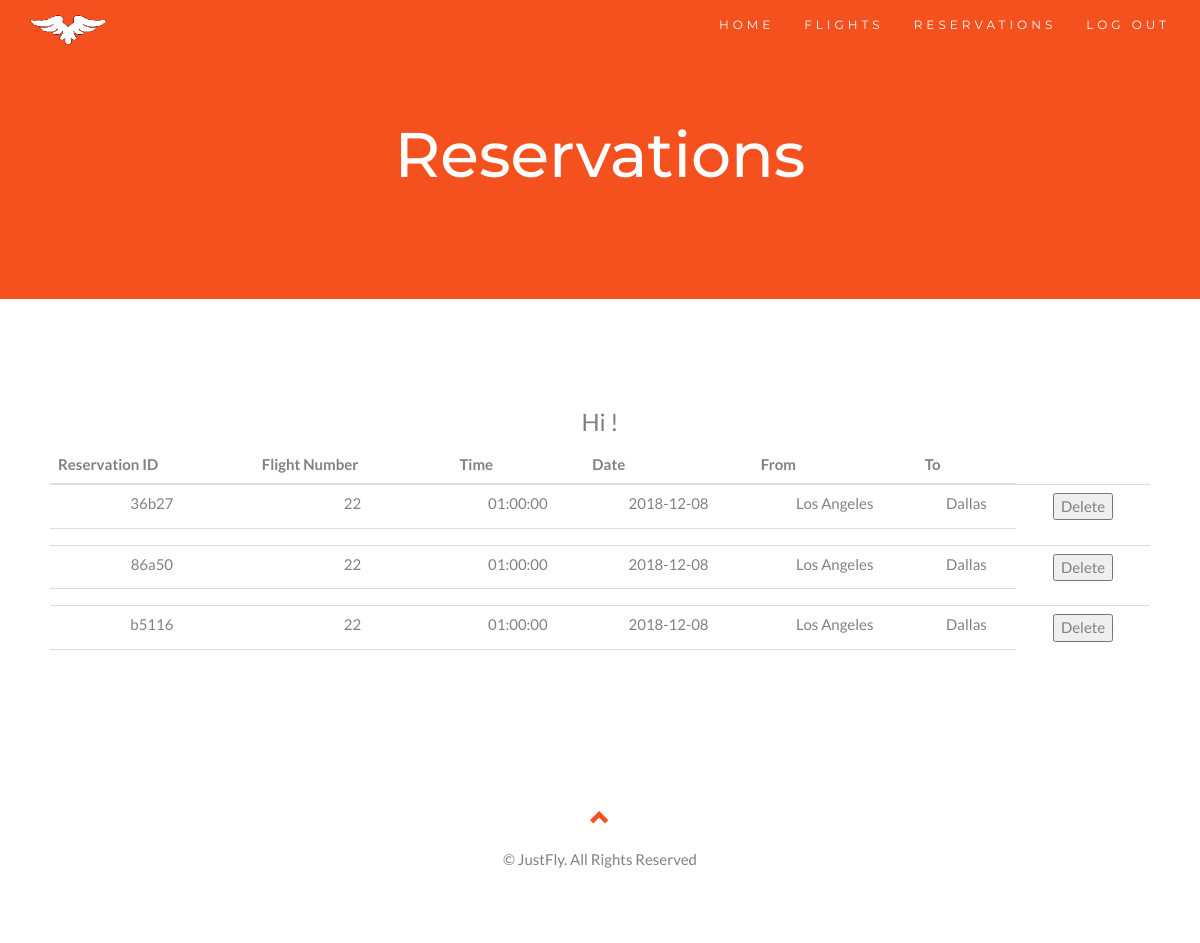
The app's page /viewReservations.php (signed in) with its own data.
### tables this page shows
CREATE TABLE `reservation` (
  `ReservationId` varchar(10) NOT NULL DEFAULT '',
  `Amount` varchar(10) DEFAULT NULL,
  `UserName` varchar(30) DEFAULT NULL,
  `InstanceId` varchar(10) DEFAULT NULL,
  `ReturnInstanceId` int(11) DEFAULT NULL,
  `PaymentId` varchar(10) DEFAULT NULL
);

CREATE TABLE `flight` (
  `flight_no` varchar(10) NOT NULL DEFAULT '',
  `SheduledDeparture` time DEFAULT NULL,
  `ScheduledArrival` time DEFAULT NULL,
  `From_Airport_id` varchar(10) DEFAULT NULL,
  `To_Airport_id` varchar(10) DEFAULT NULL
);

CREATE TABLE `flight_instance` (
  `InstanceId` varchar(10) NOT NULL DEFAULT '',
  `ArriveTime` time DEFAULT NULL,
  `DepartTime` time DEFAULT NULL,
  `ArrivalDate` date DEFAULT NULL,
  `DepartureDate` date DEFAULT NULL,
  `Flight_no` varchar(10) DEFAULT NULL,
  `Status` int(5) NOT NULL DEFAULT '1',
  `Fare` int(4) DEFAULT NULL
);

CREATE TABLE `airport` (
  `AirportId` varchar(50) NOT NULL,
  `CityName` varchar(50) NOT NULL,
  `State` varchar(50) NOT NULL
);

### viewReservations.php (the view, shortened to what this page needs)
<?php
$username = $_SESSION['username'];
	$link = mysqli_connect('localhost', 'root', '', 'Airline');
?>
<!DOCTYPE html>
<html lang="en">
<head>
  <link rel="stylesheet" href="https://maxcdn.bootstrapcdn.com/bootstrap/3.3.7/css/bootstrap.min.css">
  <link rel = "stylesheet" href="css/home.css">
</head>
<body id="myPage" data-spy="scroll" data-target=".navbar" data-offset="60">
<nav class="navbar navbar-default navbar-fixed-top">
  <div class="container">
    <div class="navbar-header">
      <a class="navbar-brand" href="home.php"><img src="images/logo.png" alt="JustFly"/></a>
    </div>
    <div class="collapse navbar-collapse" id="myNavbar">
      <ul class="nav navbar-nav navbar-right">
        <li><a href="home.php">HOME</a></li>
        <li><a href="ViewFlights.php">FLIGHTS</a></li>
		<?php
		if(isset($_SESSION['user_fname']))
		{
			echo("<li><a href='viewReservations.php'>RESERVATIONS</a></li>");
			echo("<li><a href='logout.php'>LOG OUT</a></li>");
		}
		else
		{
			echo('<li><a href="loginPage.php">LOG IN</a></li>');
			echo('<li><a href="signUp.html">SIGN UP</a></li>');
		}
		?>
      </ul>
    </div>
  </div>
</nav>
<div class="jumbotron text-center">
<h1>Reservations</h1>
 </div>
<div id="services" class="container-fluid text-center">
	<form method="post" action="#">
 <?php
  if(isset($_SESSION['username']))
  {
	echo ("<h3>Hi ". $_SESSION['user_lname']. "!</h3>");
	$sql = "SELECT r.ReservationId, f.flight_no, fi.DepartTime, fi.DepartureDate, fa.CityName, ta.CityName, fi.ArriveTime, fi.ArrivalDate, r.ReturnInstanceId, fi.Status FROM reservation r JOIN user u ON r.UserName = u.UserName JOIN flight_instance fi ON r.InstanceId = fi.InstanceId JOIN flight f ON fi.Flight_no = f.flight_no JOIN airport fa ON f.From_Airport_id = fa.AirportId JOIN airport ta ON f.To_Airport_id = ta.AirportId WHERE u.UserName = '".$username."';";
	$result = mysqli_query($link,$sql);
	if (mysqli_num_rows($result)>0)
	{
		echo("<table class='table table-hover' >");
		echo("<thead><th>Reservation ID</th><th>Flight Number</th><th>Time</th><th>Date</th><th>From</th><th>To</th></thead><tbody>");
	$i=0;
	while(($row = mysqli_fetch_row($result))!=null)
	{
		$flightStatus = $row[9];
		if($flightStatus == 0)
		{
			echo("<tr><td colspan = '6'><strong>Flight: $row[1] This flight has been cancelled. Please contact Haaru Way for further information</strong></td></tr>");
		}
		else
		{
		echo("<tr data-toggle='collapse' data-target='#accordion$i' class='clickable'><td>".$row[0]. "</td><td> " . $row[1]. "</td><td> ". $row[2]. "</td><td> ". $row[3]."</td><td>". $row[4]. "</td><td>". $row[5]. "</td><td><input type='submit' value='Delete' name='del'><input type='text' name='id' value='".$row[0]."' hidden> </td></tr>");
		echo("<tr>
            <td colspan='6'>
                <div id='accordion$i' class='collapse'>Arrival at destination:<br/> Time: ". $row[6]. " Date:   ". $row[7]);
		$i++;
		echo("<br/></div></td></tr>");
		}
	}
		echo("</tbody></table>");
	}
	else
	{
		echo("Currently you have no reservations.");
	}
  }
  else{
	  header("Location: home.php");
  }
  ?>
</form>
</div>
<footer class="container-fluid text-center">
  <a href="#myPage" title="To Top">
    <span class="glyphicon glyphicon-chevron-up"></span>
  </a>
  <p>&copy; JustFly. All Rights Reserved </p>
</footer>
</body>
</html>

### css/home.css (style rules this page uses)
body { font: 400 15px Lato, sans-serif; line-height: 1.8; color: #818181; }
.jumbotron { background-color: #f4511e; color: #fff; padding: 100px 25px; font-family: Montserrat, sans-serif; }
.container-fluid { padding: 60px 50px; }
.navbar { margin-bottom: 0; background-color: #f4511e; z-index: 9999; border: 0; font-size: 12px !important; line-height: 1.42857143 !important; letter-spacing: 4px; border-radius: 0; font-family: Montserrat, sans-serif; }
.navbar li a, .navbar .navbar-brand { color: #fff !important; }
footer .glyphicon { font-size: 20px; margin-bottom: 20px; color: #f4511e; }
.navbar-brand img { height : 30px; width : 130px; }
a { color: white; text-decoration: none; }

### records on screen
reservation: ReservationId "36b27", flight.flight_no "22", InstanceId.DepartTime "01:00:00", InstanceId.DepartureDate "2018-12-08", airport.CityName "Los Angeles", airport.CityName "Dallas"
reservation: ReservationId "86a50", flight.flight_no "22", InstanceId.DepartTime "01:00:00", InstanceId.DepartureDate "2018-12-08", airport.CityName "Los Angeles", airport.CityName "Dallas"
reservation: ReservationId "b5116", flight.flight_no "22", InstanceId.DepartTime "01:00:00", InstanceId.DepartureDate "2018-12-08", airport.CityName "Los Angeles", airport.CityName "Dallas"
